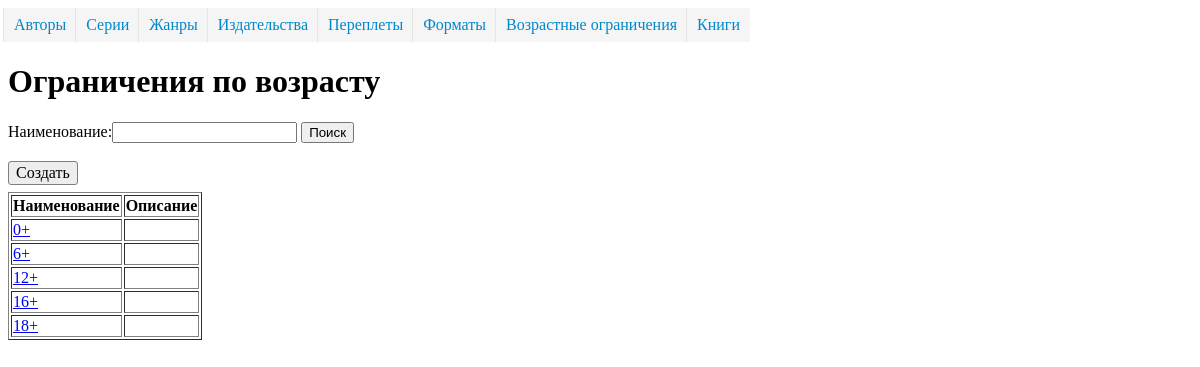
Page /directory/agerestriction/ on the committed database.
### dimensionsapp/models.py (models this page shows, shortened)
class Dimension(models.Model):
    name = models.CharField("Наименование", max_length=50, unique=True)
    description = models.TextField("Описание", blank=True, )
    class Meta:
        abstract = True
        ordering = ['name']

class AgeRestriction(Dimension):
    class Meta(Dimension.Meta):
        verbose_name = "возрастное ограничение"
        verbose_name_plural = "возрастные ограничения"
        ordering = ['description']

### dimensionsapp/views.py (the view)
class AgeRestrictionListView(ListViewFilter):
    model = AgeRestriction
    extra_context = {'url_detail': 'age_restriction_detail'}

### dimensionsapp/form.py
class SearchForm(forms.Form):
    search = forms.CharField(label='Наименование', required=False)

### dimensionsapp/views.py (called while the page is built)
    def get_context_data(self, *, object_list=None, **kwargs):
        context = super().get_context_data(**kwargs)
        if 'search' in self.request.GET:
            context['form'] = self.form({'search': self.request.GET['search']})
        else:
            context['form'] = self.form()
        return context

    def get_queryset(self):
        qs = super().get_queryset()
        if 'search' in self.request.GET and self.request.GET['search'] != '':
            name = self.request.GET['search']
            qs = qs.filter(name__istartswith=name)
        return qs

### templates/dimensionsapp/agerestriction_list.html (shortened to what this page needs)
{% extends 'dimension_list.html' %}
{% block header %}
        <H1>Ограничения по возрасту</H1>
    {% endblock %}
{% block create_ankor%}{% url 'age_restriction_create' %}{% endblock %}

### templates/dimension_list.html (shortened to what this page needs)
<!DOCTYPE html>
<html lang="ru">
<head>
{% load static %}
    <link rel="stylesheet" href="{% static "css/stylesheet.css" %}">
</head>
<body>
    {% include 'menu.html' %}
    {% block header %}{% endblock %}
    {% block searchform %}
        <form action="" method="get">
            {% block searchform_name %}
                {{ form }}
            {% endblock %}
            <button type="submit">Поиск</button>
        </form>
        <br>
    {% endblock %}
    {% block create %}
        <a href="{% block create_ankor %}#{% endblock %}" class="button">Создать</a>
    {% endblock %}
    <table border="1">
        {% block dimension_list %}
            <tr>
                <th>Наименование</th>
                <th>Описание</th>
            </tr>
            {% for object in object_list %}
                <tr>
                    <td><a href="{% url url_detail object.pk %}">{{ object.name }}</a></td>
                    <td>{{  object.description }}</td>
                </tr>
            {% endfor %}
        {% endblock %}
    </table>
</body>
</html>

### static/css/stylesheet.css (style rules this page uses)
.button { display: inline-block; text-decoration: none; background-color: #ededed; padding: 2px 7px; color: black; border-radius: 3px; margin-bottom: 7px; border: 1px solid #7f7f7f; }

### rows in the picture
AgeRestriction: name "0+"
AgeRestriction: name "6+"
AgeRestriction: name "12+"
AgeRestriction: name "16+"
AgeRestriction: name "18+"
